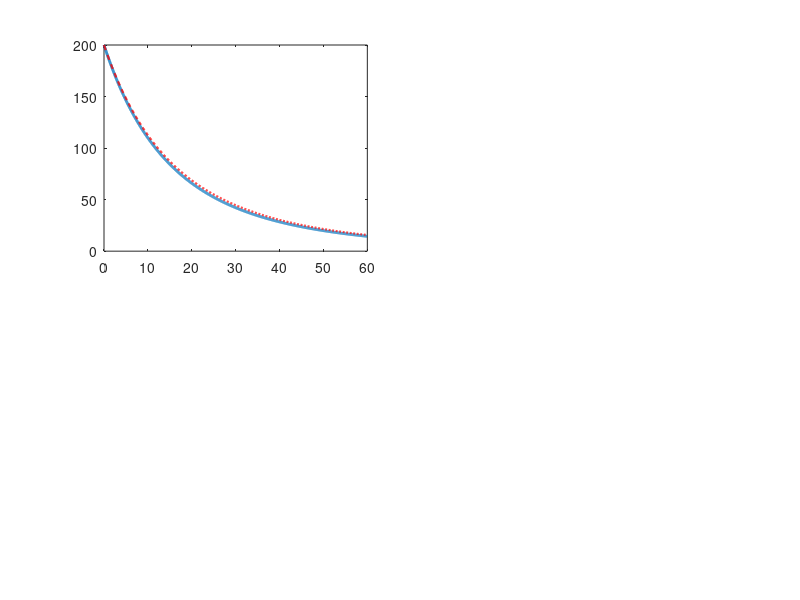

Here is the MATLAB script that generated this plot: (Note: this script raises an error after producing the figure.)
clear; clc; close all;
gamma = 1.4;
R = 287;
Pa = 101325;
P0_design = 100 * 1e5;
T0_combustor = 2200;
P_tank_init = 200 * 1e5;
T_tank_init = 300;
Vol_tank = 0.5;
Dt = 0.020;
At = pi * (Dt/2)^2;
fprintf('--- DESIGN PARAMETERS ---\n');
fprintf('Throat Diameter: %.1f mm\n', Dt*1000);
target_PR = P0_design / Pa;
find_Mach = @(M) (1 + (gamma-1)/2 * M.^2).^(gamma/(gamma-1)) - target_PR;
Me_design = fzero(find_Mach, 3.5);
Ae_At = (1/Me_design) * ((2/(gamma+1)) * (1 + (gamma-1)/2 * Me_design^2))^((gamma+1)/(2*(gamma-1)));
Ae = At * Ae_At;
De = sqrt(4 * Ae / pi);
c_star = sqrt(R * T0_combustor) / (sqrt(gamma) * (2/(gamma+1))^((gamma+1)/(2*(gamma-1))));
mdot_design = (P0_design * At) / c_star;
Ve_design = Me_design * sqrt(gamma * R * (T0_combustor / (1 + (gamma-1)/2 * Me_design^2)));
Thrust_design = mdot_design * Ve_design;
fprintf('Design Nozzle Exit Mach: %.2f\n', Me_design);
fprintf('Design Area Ratio (Ae/At): %.2f\n', Ae_At);
fprintf('Nozzle Exit Diameter: %.1f mm\n', De*1000);
fprintf('Design Thrust: %.2f N\n', Thrust_design);
fprintf('-------------------------\n');
M_inlet_design = 0.1;
rho_cold_design = P0_design / (R * T_tank_init);
V_inlet = M_inlet_design * sqrt(gamma * R * T_tank_init);
Ac = mdot_design / (rho_cold_design * V_inlet);
Dc = sqrt(4 * Ac / pi);
fprintf('\n--- BONUS: COMBUSTOR SIZING ---\n');
fprintf('Combustor Inlet Mach (Design): %.2f\n', M_inlet_design);
fprintf('Combustor Diameter: %.1f mm\n', Dc*1000);
fprintf('-----------------------------\n');
dt = 0.05;
t_max = 60;
steps = t_max / dt;
time = 0:dt:t_max;
N = length(time);
P_tank = zeros(1, N); T_tank = zeros(1, N);
mdot = zeros(1, N); Thrust = zeros(1, N);
m_gas = zeros(1, N);
P_tank_B = zeros(1, N); T_tank_B = zeros(1, N);
mdot_B = zeros(1, N); Thrust_B = zeros(1, N);
P0_loss = zeros(1, N);
P_tank(1) = P_tank_init; T_tank(1) = T_tank_init;
m_gas(1) = (P_tank_init * Vol_tank) / (R * T_tank_init);
P_tank_B(1) = P_tank_init; T_tank_B(1) = T_tank_init;
m_gas_B = m_gas(1);
for k = 1:N-1

    if P_tank(k) > 1.5 * Pa
        P0_noz = P_tank(k);
        mdot(k) = (P0_noz * At) / c_star;

        P_exit = P0_noz / target_PR;
        Te = T0_combustor / (1 + (gamma-1)/2 * Me_design^2);
        Ve = Me_design * sqrt(gamma * R * Te);
        Thrust(k) = mdot(k) * Ve + (P_exit - Pa) * Ae;

        m_gas(k+1) = m_gas(k) - mdot(k) * dt;
        T_tank(k+1) = T_tank(k) * (m_gas(k+1) / m_gas(k))^(gamma-1);
        P_tank(k+1) = (m_gas(k+1) * R * T_tank(k+1)) / Vol_tank;
    else
        P_tank(k+1) = P_tank(k); T_tank(k+1) = T_tank(k);
        mdot(k) = 0; Thrust(k) = 0;
    end

    if P_tank_B(k) > 1.5 * Pa

        mdot_guess = mdot(k);

        func_P0_star = @(M) ((gamma+1)/(1+gamma*M^2)) * ...
            ((2/(gamma+1)) * (1+(gamma-1)/2*M^2))^(gamma/(gamma-1));

        func_T0_star = @(M) (2*(gamma+1)*M^2 * (1 + (gamma-1)/2*M^2)) / (1 + gamma*M^2)^2;
        for iter = 1:15
            rho1_stag = P_tank_B(k) / (R * T_tank_B(k));
            a1 = sqrt(gamma * R * T_tank_B(k));

            M1 = (mdot_guess / (rho1_stag * Ac)) / a1;

            T0_ratio_req = T0_combustor / T_tank_B(k);

            val_T01_star = func_T0_star(M1);
            val_T02_star = val_T01_star * T0_ratio_req;

            if val_T02_star > 1.0
                val_T02_star = 0.999;
            end

            solve_M2 = @(m) func_T0_star(m) - val_T02_star;
            M2 = fzero(solve_M2, [M1, 0.9999]);

            P0_ratio = func_P0_star(M2) / func_P0_star(M1);

            P0_noz_B = P_tank_B(k) * P0_ratio;

            mdot_new = (P0_noz_B * At) / c_star;
            if abs(mdot_new - mdot_guess) < 1e-5
                mdot_guess = mdot_new;
                break;
            end
            mdot_guess = mdot_new;
        end

        mdot_B(k) = mdot_guess;
        Thrust_B(k) = mdot_B(k) * Ve + ((P0_noz_B/target_PR) - Pa) * Ae;

        m_curr = (P_tank_B(k) * Vol_tank) / (R * T_tank_B(k));
        m_next = m_curr - mdot_B(k) * dt;
        T_tank_B(k+1) = T_tank_B(k) * (m_next / m_curr)^(gamma-1);
        P_tank_B(k+1) = (m_next * R * T_tank_B(k+1)) / Vol_tank;

    else
        P_tank_B(k+1) = P_tank_B(k); T_tank_B(k+1) = T_tank_B(k);
        mdot_B(k) = 0; Thrust_B(k) = 0;
    end
end
time = time(1:end-1);
P_tank = P_tank(1:end-1); T_tank = T_tank(1:end-1);
mdot = mdot(1:end-1); Thrust = Thrust(1:end-1);
P_tank_B = P_tank_B(1:end-1); T_tank_B = T_tank_B(1:end-1);
mdot_B = mdot_B(1:end-1); Thrust_B = Thrust_B(1:end-1);
figure('Name', 'Rocket Engine Performance', 'Position', [100, 100, 1000, 600]);
subplot(2,2,1);
plot(time, P_tank/1e5, 'LineWidth', 2); hold on;
plot(time, P_tank_B/1e5, '--r', 'LineWidth', 1.5);
yline(100, 'k:', 'Design Point');
xlabel('Time (s)'); ylabel('Pressure (bar)');
title('Tank Pressure History');
legend('Base Model', 'Bonus (Rayleigh)', 'Location','best');
grid on;
subplot(2,2,2);
plot(time, T_tank, 'LineWidth', 2); hold on;
plot(time, T_tank_B, '--r', 'LineWidth', 1.5);
xlabel('Time (s)'); ylabel('Temperature (K)');
title('Tank Temperature History');
grid on;
subplot(2,2,3);
plot(time, mdot, 'LineWidth', 2); hold on;
plot(time, mdot_B, '--r', 'LineWidth', 1.5);
xlabel('Time (s)'); ylabel('Mass Flow (kg/s)');
title('Mass Flow Rate');
grid on;
subplot(2,2,4);
plot(time, Thrust/1000, 'LineWidth', 2); hold on;
plot(time, Thrust_B/1000, '--r', 'LineWidth', 1.5);
yline(Thrust_design/1000, 'k:', 'Design Thrust');
xlabel('Time (s)'); ylabel('Thrust (kN)');
title('Thrust Time Curve');
grid on;
fprintf('\nSimulation Complete.\n');
